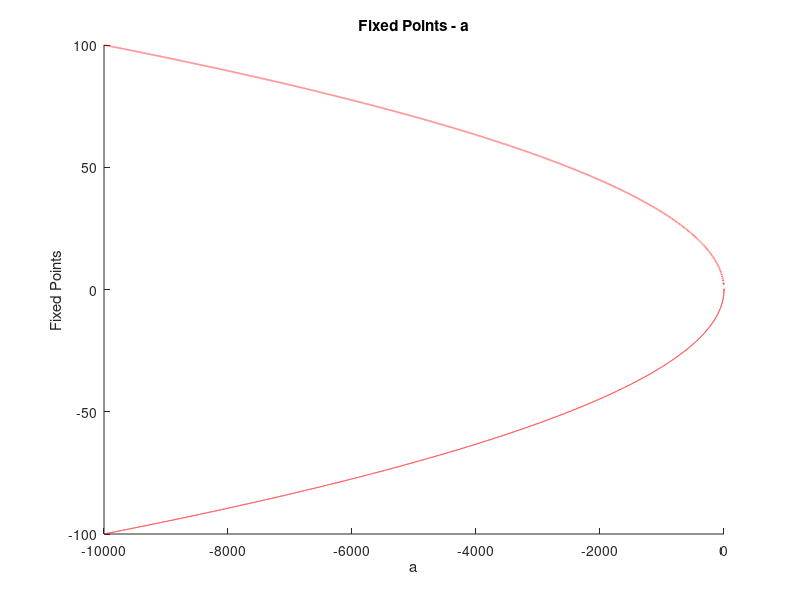

The MATLAB source for this figure:
%-------------------------------------------
% Q5_1
%-------------------------------------------
a=-10000:0.5:0;
x1=-sqrt(-a);
x2=sqrt(-a);
figure
hold on
title('Fixed Points - a')
xlabel('a')
ylabel('Fixed Points')
plot(a,x1,'r',a,x2,'r--','LineWidth',1.2);

